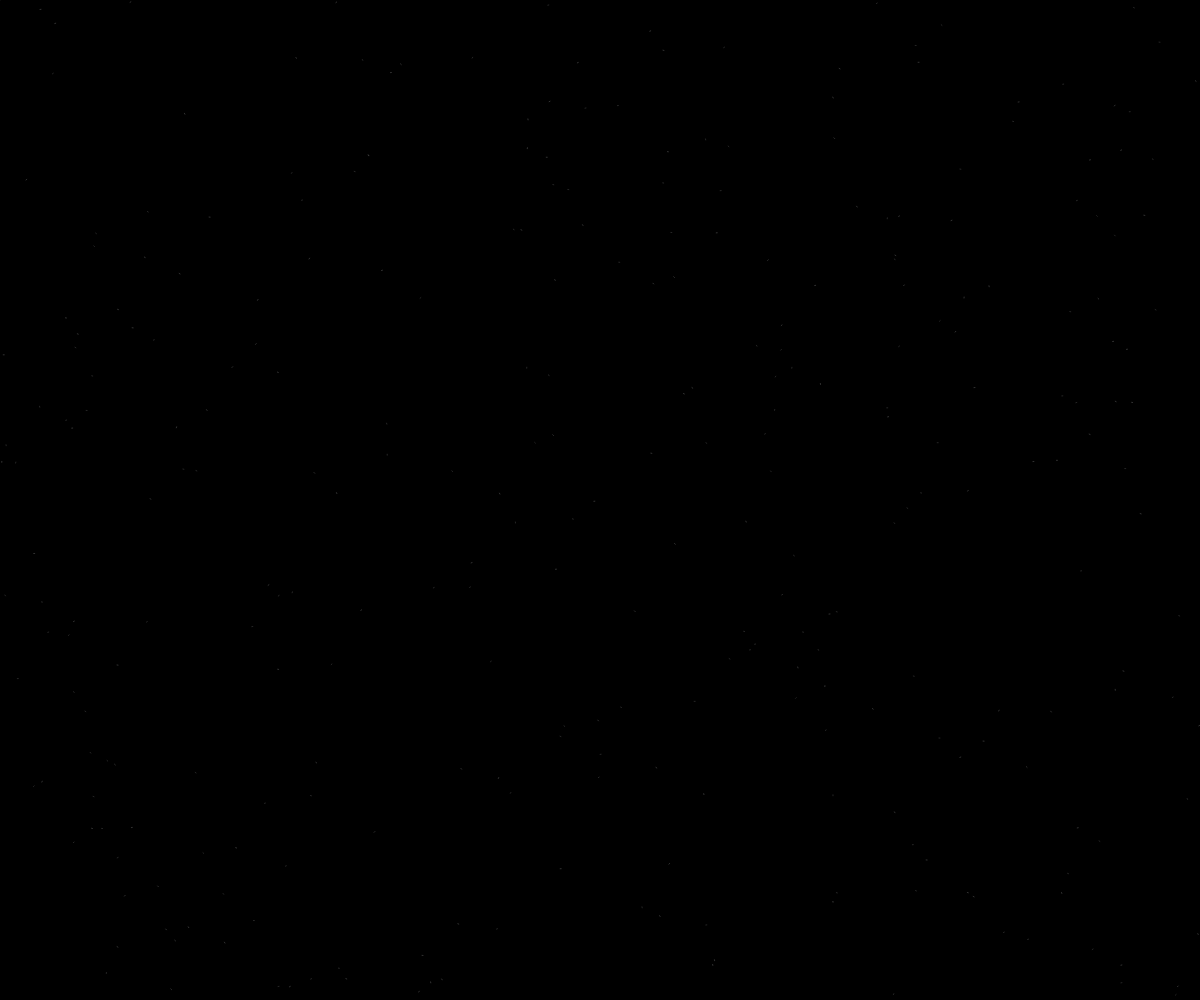
Frame 1 (no input)
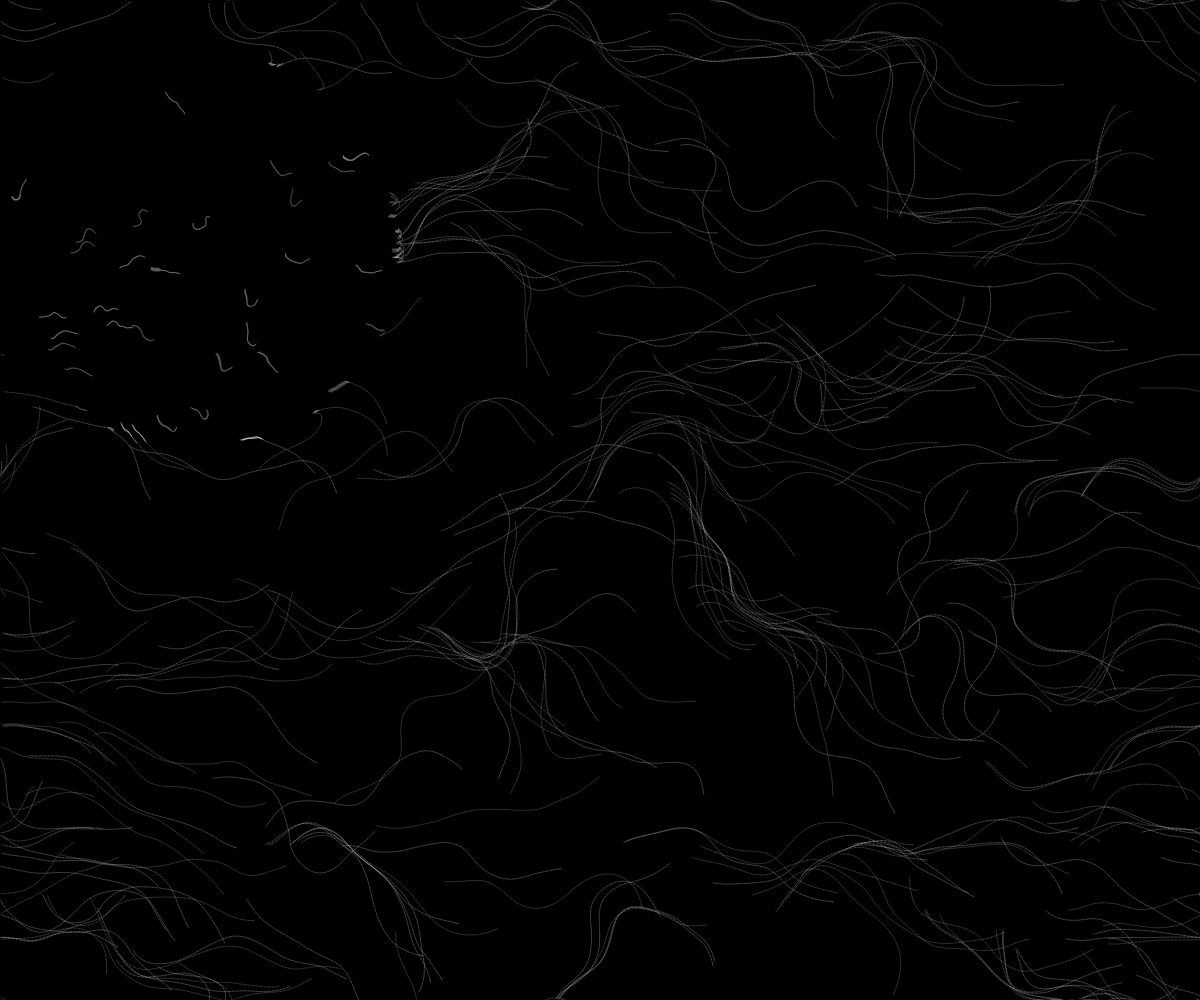
Frame 60 (no input)
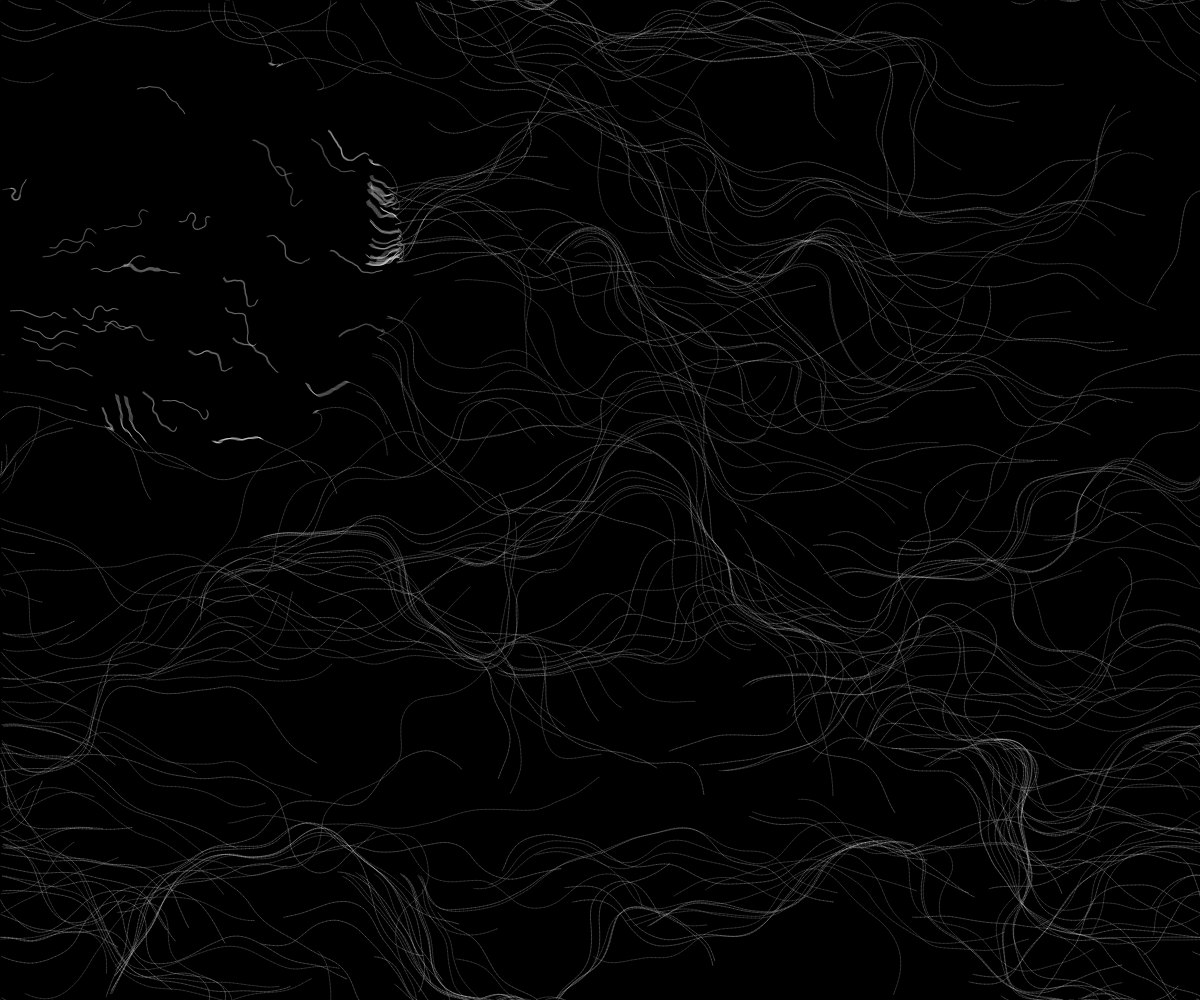
Frame 120 (the mouse pressed at the canvas centre since frame 60)

The p5.js sketch that drew these frames (run headless with seeded random() and noise() and a simulated clock; from frame 60 on, the mouse is pressed at the canvas centre):

// p5.js sketch
// ── sketch.js
// Daniel Shiffman
// http://codingtra.in
// http://patreon.com/codingtrain
// Code for: https://youtu.be/BjoM9oKOAKY

/* The majority of this code is taken from the video, I had originally wanted to use the noise
to sort of outline things or change the line color with each note. But I got it working to change
one strand or change all at the same rate so I reworked the idea.
*/
var inc = 0.1;
var scl = 10;
var cols, rows;

var zoff = 0;

var fr;

var particles = [];

var flowfield;

function setup() {
  createCanvas(windowWidth,windowHeight);
  cols = floor(width / scl);
  rows = floor(height / scl);
  fr = createP('');

  flowfield = new Array(cols * rows);

  for (var i = 0; i < 300; i++) {
    particles[i] = new Particle();
  }
  
  background(0);
  noCursor();

}

function draw() {
  var yoff = 0;
  for (var y = 0; y < rows; y++) {
    var xoff = 0;
    for (var x = 0; x < cols; x++) {
      var index = x + y * cols;
      var angle = noise(xoff, yoff, zoff) * QUARTER_PI * 9;
      var v = p5.Vector.fromAngle(angle);
      v.setMag(1);
      flowfield[index] = v;
      xoff += inc;
      stroke(0, 50);
    }
    yoff += inc;

    zoff += 0.0003;
  }
  for (var i = 0; i < particles.length; i++) {
    particles[i].follow(flowfield);
    particles[i].update();
    particles[i].edges();
    particles[i].show(i);
  }
  }
// ── particles.js
// Daniel Shiffman
// http://codingtra.in
// http://patreon.com/codingtrain
// Code for: https://youtu.be/BjoM9oKOAKY

function Particle() {
  this.w = 200;
  this.pos = createVector(random(width), random(height));
  this.vel = createVector(0, 0);
  this.acc = createVector(0, 0);
  this.maxspeed = 4;
  this.prevPos = this.pos.copy();
  this.update = function() {
    this.vel.add(this.acc);
    this.vel.limit(this.maxspeed);
    this.pos.add(this.vel);
    this.acc.mult(0);
  }

  this.follow = function(vectors) {
    var x = floor(this.pos.x / scl);
    var y = floor(this.pos.y / scl);
    var index = x + y * cols;
    var force = vectors[index];
    this.applyForce(force);
  }

  this.applyForce = function(force) {
    this.acc.add(force);
  }

  this.show = function(i) {
    if(i%2=== 0){
      this.w = 255;
    }else{
      this.w = 192;
    }
    stroke(this.w, this.w, this.w, 100);
    strokeWeight(0.5);
    line(this.pos.x, this.pos.y, this.prevPos.x, this.prevPos.y);
    this.updatePrev();
  }

  this.updatePrev = function() {
    this.prevPos.x = this.pos.x;
    this.prevPos.y = this.pos.y;
  }
  this.avoid = function() {
    this.vel.mult(-1);
  }
  this.edges = function() {
    if (this.pos.x > width) {
      this.pos.x = 0;
      this.updatePrev();
    }
    if (this.pos.x < 0) {
      this.pos.x = width;
      this.updatePrev();
    }
    if (this.pos.y > height) {
      this.pos.y = 0;
      this.updatePrev();
    }
    if (this.pos.y < 0) {
      this.pos.y = height;
      this.updatePrev();
    }
    if (abs(dist(this.pos.x, this.pos.y, width / 6, height / 4)) < 200) {
      this.avoid();
    }
  }

}
